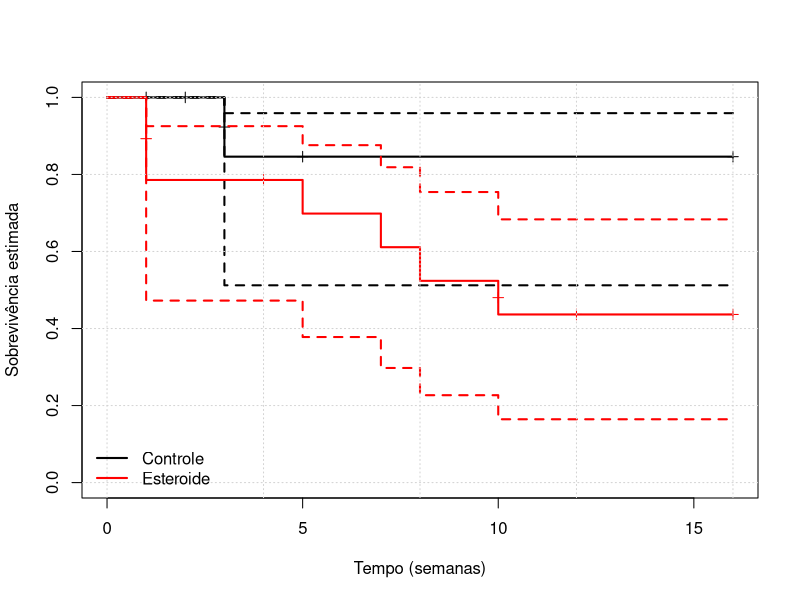

Generate this figure with R:
## ----dados, echo=FALSE, message=FALSE, warning=FALSE-----------------------------------------------------

tempo <-  c(1, 2, 3, 3, 3, 5, 5, 16, 16, 16, 16, 16,
            16, 16, 16, 1, 1, 1, 1, 4, 5, 7, 8, 10,
            10, 12, 16, 16, 16)

cens <- c(0, 0, 1, 1, 0, 0, 0, 0, 0, 0, 0, 0,
          0, 0, 0, 1, 1, 1, 0, 0, 1, 1, 1, 1,
          0, 0, 0, 0, 0)

grupo <- factor(c(rep("Controle", 15), rep("Esteroide", 14)))

df.hep <- data.frame(tempo, cens, grupo)

# install.packages("survival")

# Carregando pacote
library(survival)

# Dados do exemplo

# head(df.hep)

ekm <- survfit(Surv(time = tempo, event = cens) ~ grupo,
               data = df.hep,
               conf.type = "log-log")



## ----km.grupo, echo=FALSE, message=FALSE, warning=FALSE--------------------------------------------------

ekm



## ----km.grupo.plot, echo=FALSE, message=FALSE, warning=FALSE, fig.align='center', out.width='100%'-------

plot(ekm, conf.int = TRUE, 
     mark.time = TRUE,
     col = c("black", "red"), 
     lwd = 2, xlab = "Tempo (semanas)", 
     ylab = "Sobrevivência estimada")

abline(h = seq(0, 1, by = 0.2),
       v = seq(0, 16, by = 4),
       col = "lightgrey", lty = 3)

legend("bottomleft",
       c("Controle", "Esteroide"), 
       col = c("black", "red"), 
       lwd = 2, bty = "n")







## ----logrank, echo=TRUE, message=FALSE, warning=FALSE----------------------------------------------------

survdiff(Surv(time = tempo, event = cens) ~ grupo,
         data = df.hep)


